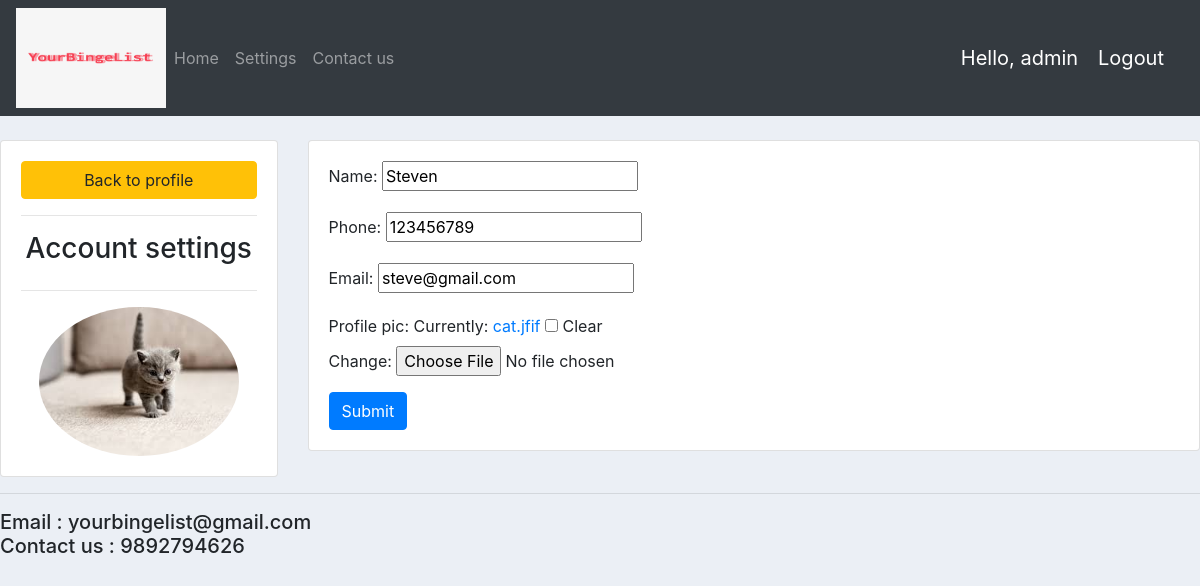
The app's page /account/ (signed in) with its own data.
### accounts/models.py (models this page shows, shortened)
class Customer(models.Model):
    user = models.OneToOneField(User, null=True, blank=True, on_delete=models.CASCADE)
    name=models.CharField(max_length=200,null=True)
    phone=models.CharField(max_length=15,null=True)
    email=models.CharField(max_length=200,null=True)
    profile_pic=models.ImageField(default='logo.png',null=True,blank=True)
    date_created = models.DateTimeField(auto_now_add=True, null=True)

### accounts/views.py (the view)
# urls.py: path('account/', views.accountSettings, name='account'),
@login_required(login_url='login')
def accountSettings(request):
    customer=request.user.customer
    form=UserForm(instance=customer)
    if request.method=='POST':
        form=UserForm(request.POST,request.FILES,instance=customer)
        if form.is_valid():
            form.save()
    context={'form':form}
    return render(request,'accounts/account_settings.html',context)

### accounts/forms.py
class UserForm(ModelForm):
    class Meta:
        model = Customer
        fields = '__all__'
        exclude = ['user']

### accounts/templates/accounts/account_settings.html (shortened to what this page needs)
{% extends 'accounts/main.html' %}
{% load static %}
{% block content %}
<br>
<div class="row">
    <div class="col-md-3">
        <div class="card card-body">
            <a href="{% url 'userPage' %}" class="btn btn-warning"> Back to profile </a>
            <hr>
            <h3 style="text-align:center">Account settings</h3>
            <hr>
            <img src="{{ request.user.customer.profile_pic.url }}" alt="" class="profile-pic">
        </div>
    </div>
    <div class="col-md-9">
        <div class="card card-body">
            <form method="POST" action="" enctype="multipart/form-data">
                {{ form.as_p }}
                <input class="btn btn-primary" type="submit" name="Update Information">
            </form>
        </div>
    </div>
</div>
{% endblock %}

### accounts/templates/accounts/navbar.html (shortened to what this page needs)
{% load static %}
<nav class="navbar navbar-expand-lg navbar-dark bg-dark">
  <img src="{% static 'logo.png' %}" style="width:150px;height:100px;">
  <div class="collapse navbar-collapse" id="navbarNav">
    <ul class="navbar-nav">
        <li class="nav-item">
        <a href="{% url 'userPage' %}" class="nav-link">Home</a>
      </li>
      <li class="nav-item">
        <a href="{% url 'account' %}" class="nav-link">Settings</a>
      </li>
      <li class="nav-item">
        <a href="" class="nav-link">Contact us</a>
      </li>
    </ul>
  </div>
  <span class="hello-msg">Hello, {{request.user}}</span>
  <span><a href="{% url 'logout' %}" class="hello-msg">Logout</a></span>
</nav>

### static/css/main.css (style rules this page uses)
body { background-color: #553D67; }

### accounts/templates/accounts/navbar.html (style rules this page uses)
.hello-msg { font-size:20px; color:#fff; margin-right:20px }

### accounts/templates/accounts/account_settings.html (style rules this page uses)
.profile-pic { max-width:200px; max-height:200px; margin: 0 auto; border-radius: 50%; }

### records on screen
Customer: name "Steven", phone "123456789", email "steve@gmail.com"

### other values on screen
{{ request.user }} "admin"
